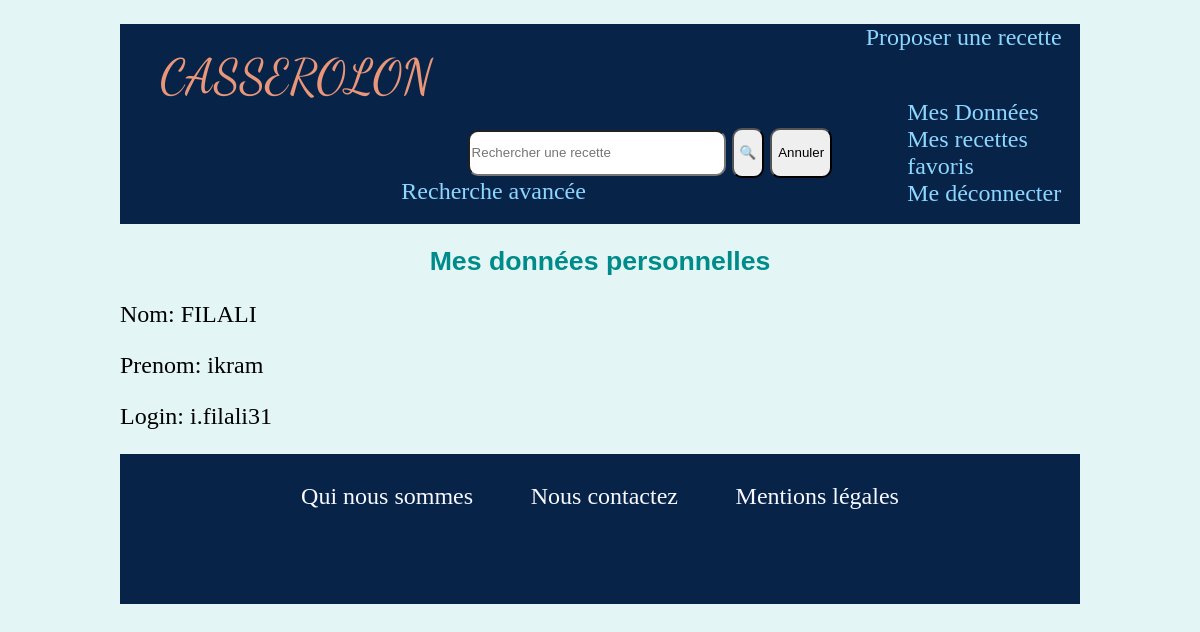
The app's page /pages/donnees_utilisateurs.php (signed in) with its own data.
### tables this page shows
CREATE TABLE IF NOT EXISTS `INDIVIDUS` (
  `NomInd` varchar(20) NOT NULL,
  `prenomInd` varchar(20) NOT NULL,
  `Login` varchar(60) NOT NULL,
  `Type` varchar(13),
  `pass` varchar(60) NOT NULL
);

### pages/donnees_utilisateurs.php (the view, shortened to what this page needs)
<?php
    require("header.php");
?>
<!DOCTYPE html>
<html lang="fr">
    <head>
        <link rel="stylesheet" type="text/css" href="../styles/feuille_style1.css" />
    </head>
    <body>
        <h2>Mes données personnelles</h2>
        <?php
            $connexion = mysqli_connect(SERVEUR, NOM, PASSE);
            $login = $_SESSION["m_login"];
            $requete = "SELECT * FROM INDIVIDUS WHERE login ='$login'";
            $resultat = mysqli_query($connexion, $requete);
            if ($resultat){
                while ($res = mysqli_fetch_object($resultat)) {
                    echo("<p class='user'> Nom: ".$res -> NomInd."</p>");
                    echo("<p class='user'> Prenom: ".$res -> prenomInd."</p>");
                    echo("<p class='user'> Login: ".$res -> Login."</p>");
                }
            }else{
                echo("<b> Erreur dans l'exécution de la requête. </b> <br/>");
                echo("<b>Messsage de mySQL: </b>").mysqli_error($connexion);
            }
            require("footer.php");
        ?>
    </body>
</html>

### styles/feuille_style1.css (style rules this page uses)
body { margin: 0; padding: 0; width: 80%; font-size: 18pt; margin-left: 10%; background-color: #e3f6f5; }
h2 { text-align: center; text-decoration: bold; font-family: 'Lucida Sans', 'Lucida Sans Regular', 'Lucida Grande', 'Lucida Sans Unicode', Geneva, Verdana, sans-serif; font-size: 20pt; color: darkcyan; }

### records on screen
individus: NomInd "FILALI", prenomInd "ikram", Login "i.filali31"
